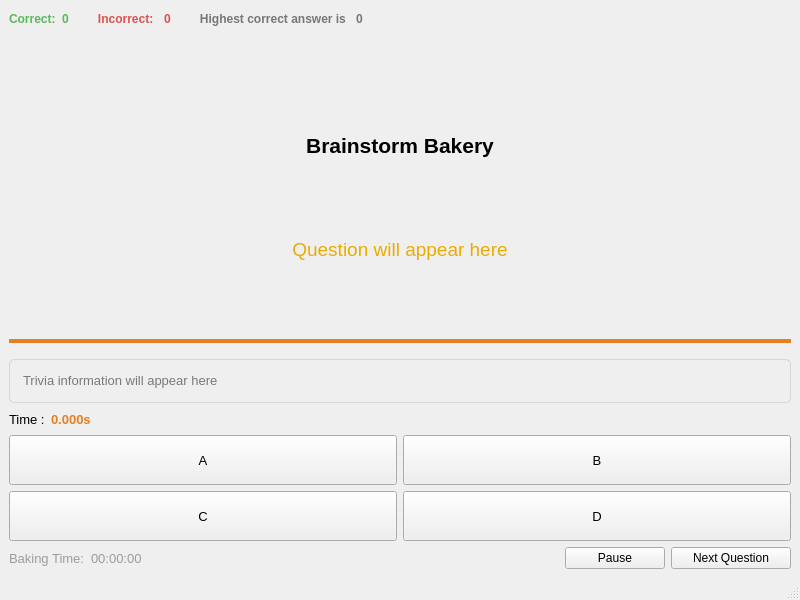
<?xml version="1.0" encoding="UTF-8"?>
<ui version="4.0">
 <class>QuizWindow</class>
 <widget class="QMainWindow" name="QuizWindow">
  <property name="geometry">
   <rect>
    <x>0</x>
    <y>0</y>
    <width>800</width>
    <height>600</height>
   </rect>
  </property>
  <property name="sizePolicy">
   <sizepolicy hsizetype="Fixed" vsizetype="Fixed">
    <horstretch>0</horstretch>
    <verstretch>0</verstretch>
   </sizepolicy>
  </property>
  <property name="minimumSize">
   <size>
    <width>800</width>
    <height>600</height>
   </size>
  </property>
  <property name="maximumSize">
   <size>
    <width>800</width>
    <height>600</height>
   </size>
  </property>
  <property name="windowTitle">
   <string>Brainstorm Bakery</string>
  </property>
  <widget class="QWidget" name="centralwidget">
   <layout class="QVBoxLayout" name="verticalLayout">
    <item>
     <layout class="QHBoxLayout" name="score_layout">
      <item>
       <widget class="QLabel" name="lbl_correct_text">
        <property name="font">
         <font>
          <pointsize>-1</pointsize>
          <bold>true</bold>
         </font>
        </property>
        <property name="styleSheet">
         <string notr="true">font-weight: bold; font-size: 12px; color: #5cb85c;</string>
        </property>
        <property name="text">
         <string>Correct:</string>
        </property>
       </widget>
      </item>
      <item>
       <widget class="QLabel" name="lbl_correct_count">
        <property name="font">
         <font>
          <pointsize>-1</pointsize>
          <bold>true</bold>
         </font>
        </property>
        <property name="styleSheet">
         <string notr="true">font-weight: bold; font-size: 12px; color: #5cb85c;</string>
        </property>
        <property name="text">
         <string>0</string>
        </property>
       </widget>
      </item>
      <item>
       <widget class="QLabel" name="lbl_incorrect_text">
        <property name="font">
         <font>
          <pointsize>-1</pointsize>
          <bold>true</bold>
         </font>
        </property>
        <property name="styleSheet">
         <string notr="true">font-weight: bold; font-size: 12px; color: #d9534f; margin-left: 10px;</string>
        </property>
        <property name="text">
         <string>   Incorrect:</string>
        </property>
       </widget>
      </item>
      <item>
       <widget class="QLabel" name="lbl_incorrect_count">
        <property name="font">
         <font>
          <pointsize>-1</pointsize>
          <bold>true</bold>
         </font>
        </property>
        <property name="styleSheet">
         <string notr="true">font-weight: bold; font-size: 12px; color: #d9534f;</string>
        </property>
        <property name="text">
         <string>0</string>
        </property>
       </widget>
      </item>
      <item>
       <widget class="QLabel" name="lbl_highest_text">
        <property name="font">
         <font>
          <pointsize>-1</pointsize>
          <bold>true</bold>
         </font>
        </property>
        <property name="styleSheet">
         <string notr="true">font-weight: bold; font-size: 12px; color:rgb(119, 119, 119); margin-left: 10px;</string>
        </property>
        <property name="text">
         <string>   Highest correct answer is</string>
        </property>
       </widget>
      </item>
      <item>
       <widget class="QLabel" name="lbl_highest_count">
        <property name="minimumSize">
         <size>
          <width>200</width>
          <height>0</height>
         </size>
        </property>
        <property name="font">
         <font>
          <pointsize>-1</pointsize>
          <bold>true</bold>
         </font>
        </property>
        <property name="styleSheet">
         <string notr="true">font-weight: bold; font-size: 12px; color: #777777;</string>
        </property>
        <property name="text">
         <string>0</string>
        </property>
       </widget>
      </item>
      <item>
       <spacer name="horizontalSpacer_score">
        <property name="orientation">
         <enum>Qt::Horizontal</enum>
        </property>
        <property name="sizeHint" stdset="0">
         <size>
          <width>40</width>
          <height>20</height>
         </size>
        </property>
       </spacer>
      </item>
     </layout>
    </item>
    <item>
     <layout class="QVBoxLayout" name="verticalLayout_2">
      <property name="topMargin">
       <number>20</number>
      </property>
      <item alignment="Qt::AlignHCenter">
       <widget class="QLabel" name="lbl_icon">
        <property name="minimumSize">
         <size>
          <width>64</width>
          <height>64</height>
         </size>
        </property>
        <property name="maximumSize">
         <size>
          <width>64</width>
          <height>64</height>
         </size>
        </property>
        <property name="text">
         <string/>
        </property>
        <property name="pixmap">
         <pixmap>cake.png</pixmap>
        </property>
        <property name="scaledContents">
         <bool>true</bool>
        </property>
        <property name="alignment">
         <set>Qt::AlignCenter</set>
        </property>
       </widget>
      </item>
      <item>
       <widget class="QLabel" name="lbl_header">
        <property name="minimumSize">
         <size>
          <width>0</width>
          <height>40</height>
         </size>
        </property>
        <property name="font">
         <font>
          <family>Arial</family>
          <pointsize>16</pointsize>
          <bold>true</bold>
         </font>
        </property>
        <property name="styleSheet">
         <string notr="true">font-weight: bold; color: palette(windowText);</string>
        </property>
        <property name="text">
         <string>Brainstorm Bakery</string>
        </property>
        <property name="alignment">
         <set>Qt::AlignCenter</set>
        </property>
       </widget>
      </item>
     </layout>
    </item>
    <item>
     <widget class="QLabel" name="lbl_question">
      <property name="sizePolicy">
       <sizepolicy hsizetype="Preferred" vsizetype="Expanding">
        <horstretch>0</horstretch>
        <verstretch>0</verstretch>
       </sizepolicy>
      </property>
      <property name="minimumSize">
       <size>
        <width>0</width>
        <height>80</height>
       </size>
      </property>
      <property name="font">
       <font>
        <pointsize>14</pointsize>
        <bold>false</bold>
       </font>
      </property>
      <property name="styleSheet">
       <string notr="true">padding: 12px; border-radius: 5px; color:rgb(235, 172, 0); border: 1px solidrgba(56, 56, 56, 0.36);</string>
      </property>
      <property name="frameShape">
       <enum>QFrame::Box</enum>
      </property>
      <property name="text">
       <string>Question will appear here</string>
      </property>
      <property name="alignment">
       <set>Qt::AlignCenter</set>
      </property>
      <property name="wordWrap">
       <bool>true</bool>
      </property>
     </widget>
    </item>
    <item>
     <widget class="QProgressBar" name="progress_bar">
      <property name="sizePolicy">
       <sizepolicy hsizetype="Expanding" vsizetype="Fixed">
        <horstretch>0</horstretch>
        <verstretch>0</verstretch>
       </sizepolicy>
      </property>
      <property name="minimumSize">
       <size>
        <width>0</width>
        <height>0</height>
       </size>
      </property>
      <property name="styleSheet">
       <string notr="true">QProgressBar {
	height: 4px;
    border: none;
    border-radius: 4px;
    background-color: #f0f0f0;
    margin-top: 5px;
    margin-bottom: 10px;
}
QProgressBar::chunk {
    background-color:#e67e22;
    border-radius: 4px;
}</string>
      </property>
      <property name="value">
       <number>100</number>
      </property>
      <property name="textVisible">
       <bool>false</bool>
      </property>
     </widget>
    </item>
    <item>
     <widget class="QLabel" name="lbl_trivia">
      <property name="sizePolicy">
       <sizepolicy hsizetype="Preferred" vsizetype="Minimum">
        <horstretch>0</horstretch>
        <verstretch>0</verstretch>
       </sizepolicy>
      </property>
      <property name="minimumSize">
       <size>
        <width>0</width>
        <height>0</height>
       </size>
      </property>
      <property name="font">
       <font>
        <pointsize>10</pointsize>
        <italic>false</italic>
       </font>
      </property>
      <property name="styleSheet">
       <string notr="true">padding: 10px; border-radius: 5px; border: 1px solid rgba(165, 165, 165, 0.32); color: rgb(121, 121, 121);</string>
      </property>
      <property name="text">
       <string>Trivia information will appear here</string>
      </property>
      <property name="alignment">
       <set>Qt::AlignLeading|Qt::AlignLeft|Qt::AlignTop</set>
      </property>
      <property name="wordWrap">
       <bool>true</bool>
      </property>
     </widget>
    </item>
    <item>
     <layout class="QHBoxLayout" name="horizontalLayout_stopwatch">
      <item>
       <widget class="QLabel" name="lbl_stopwatch_text">
        <property name="font">
         <font>
          <pointsize>10</pointsize>
          <bold>false</bold>
         </font>
        </property>
        <property name="lineWidth">
         <number>1</number>
        </property>
        <property name="text">
         <string>Time :</string>
        </property>
       </widget>
      </item>
      <item>
       <widget class="QLabel" name="lbl_stopwatch">
        <property name="minimumSize">
         <size>
          <width>80</width>
          <height>0</height>
         </size>
        </property>
        <property name="font">
         <font>
          <pointsize>10</pointsize>
          <bold>true</bold>
         </font>
        </property>
        <property name="styleSheet">
         <string notr="true">color: #e67e22;</string>
        </property>
        <property name="text">
         <string>0.000s</string>
        </property>
       </widget>
      </item>
      <item>
       <widget class="QLabel" name="lbl_response_time">
        <property name="font">
         <font>
          <pointsize>10</pointsize>
         </font>
        </property>
        <property name="styleSheet">
         <string notr="true">color: #7f8c8d;</string>
        </property>
        <property name="text">
         <string/>
        </property>
       </widget>
      </item>
      <item>
       <spacer name="horizontalSpacer_2">
        <property name="orientation">
         <enum>Qt::Horizontal</enum>
        </property>
        <property name="sizeHint" stdset="0">
         <size>
          <width>40</width>
          <height>20</height>
         </size>
        </property>
       </spacer>
      </item>
     </layout>
    </item>
    <item>
     <layout class="QGridLayout" name="gridLayout">
      <item row="0" column="0">
       <widget class="QPushButton" name="btn_A">
        <property name="minimumSize">
         <size>
          <width>0</width>
          <height>50</height>
         </size>
        </property>
        <property name="font">
         <font>
          <pointsize>10</pointsize>
         </font>
        </property>
        <property name="text">
         <string>A</string>
        </property>
       </widget>
      </item>
      <item row="0" column="1">
       <widget class="QPushButton" name="btn_B">
        <property name="minimumSize">
         <size>
          <width>0</width>
          <height>50</height>
         </size>
        </property>
        <property name="font">
         <font>
          <pointsize>10</pointsize>
         </font>
        </property>
        <property name="text">
         <string>B</string>
        </property>
       </widget>
      </item>
      <item row="1" column="0">
       <widget class="QPushButton" name="btn_C">
        <property name="minimumSize">
         <size>
          <width>0</width>
          <height>50</height>
         </size>
        </property>
        <property name="font">
         <font>
          <pointsize>10</pointsize>
         </font>
        </property>
        <property name="text">
         <string>C</string>
        </property>
       </widget>
      </item>
      <item row="1" column="1">
       <widget class="QPushButton" name="btn_D">
        <property name="minimumSize">
         <size>
          <width>0</width>
          <height>50</height>
         </size>
        </property>
        <property name="font">
         <font>
          <pointsize>10</pointsize>
         </font>
        </property>
        <property name="text">
         <string>D</string>
        </property>
       </widget>
      </item>
     </layout>
    </item>
    <item>
     <layout class="QHBoxLayout" name="horizontalLayout">
      <item>
       <widget class="QLabel" name="lbl_baking_time_text">
        <property name="font">
         <font>
          <pointsize>10</pointsize>
          <bold>false</bold>
         </font>
        </property>
        <property name="styleSheet">
         <string notr="true">color: rgba(110, 110, 110, 0.64);</string>
        </property>
        <property name="text">
         <string>Baking Time:</string>
        </property>
       </widget>
      </item>
      <item>
       <widget class="QLabel" name="lbl_baking_time">
        <property name="minimumSize">
         <size>
          <width>70</width>
          <height>0</height>
         </size>
        </property>
        <property name="font">
         <font>
          <pointsize>10</pointsize>
          <bold>false</bold>
         </font>
        </property>
        <property name="layoutDirection">
         <enum>Qt::LeftToRight</enum>
        </property>
        <property name="autoFillBackground">
         <bool>false</bool>
        </property>
        <property name="styleSheet">
         <string notr="true">color:rgba(110, 110, 110, 0.64);</string>
        </property>
        <property name="text">
         <string>00:00:00</string>
        </property>
       </widget>
      </item>
      <item>
       <spacer name="horizontalSpacer">
        <property name="orientation">
         <enum>Qt::Horizontal</enum>
        </property>
        <property name="sizeHint" stdset="0">
         <size>
          <width>40</width>
          <height>20</height>
         </size>
        </property>
       </spacer>
      </item>
      <item>
       <widget class="QPushButton" name="btn_pause">
        <property name="minimumSize">
         <size>
          <width>100</width>
          <height>0</height>
         </size>
        </property>
        <property name="visible">
         <bool>false</bool>
        </property>
        <property name="text">
         <string>Pause</string>
        </property>
        <property name="icon">
         <iconset>
          <normaloff>pause.png</normaloff>pause.png</iconset>
        </property>
       </widget>
      </item>
      <item>
       <widget class="QPushButton" name="btn_next">
        <property name="minimumSize">
         <size>
          <width>120</width>
          <height>0</height>
         </size>
        </property>
        <property name="text">
         <string>Next Question</string>
        </property>
       </widget>
      </item>
     </layout>
    </item>
   </layout>
  </widget>
  <widget class="QStatusBar" name="statusbar"/>
 </widget>
 <resources/>
 <connections/>
</ui>
